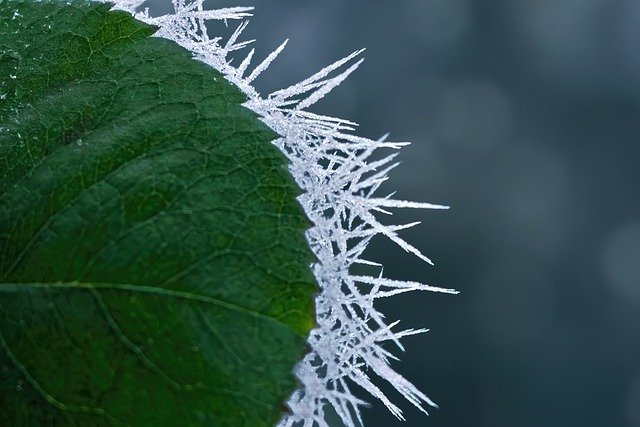
#> input picture img_sample/img2.jpg, 640 x 427 px
$ python laplacian_mask.py
#> lines starting #> are read from the running program, lines starting #| are printed output that depends on the picture; after the words box and inside, x2 and y2 are one past the last pixel; in counts of white or black regions, pixels touching at a corner belong together
import cv2
import numpy as np

def laplacian(img):
    h,w = img.shape[:2]
    laplacian_img = np.zeros((h,w))
    mask1 = np.array([[1,-2,1],[-2,4,-2],[1,-2,1]])
    mask2 = np.array([[1,-2,1],[-2,4,-2],[1,-2,1]])
    for row in range(h-3):
        for col in range(w-3):
            center_value1=0
            center_value2=0
            sum=0
            for i in range(3):
                for j in range(3):
                    center_value1 += int(img[i+row][j+col])*mask1[i][j]
                    center_value2 += int(img[i+row][j+col])*mask2[i][j]
            sum = abs(center_value1)+abs(center_value2)
            if sum > 255 : sum = 255
            laplacian_img[row+1][col+1] = sum
    return laplacian_img

img = cv2.imread('./img_sample/img2.jpg',0)
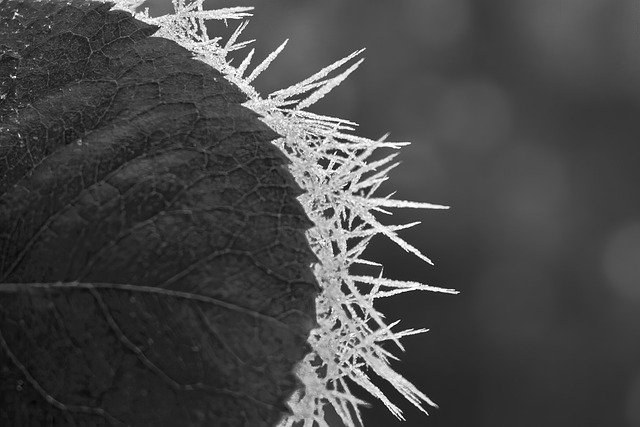
#> img: shape (427, 640); min 0, max 255, mean 71.3
laplacian_img = laplacian(img)
#> after the loop in laplacian, `for row in range(h-3):`:
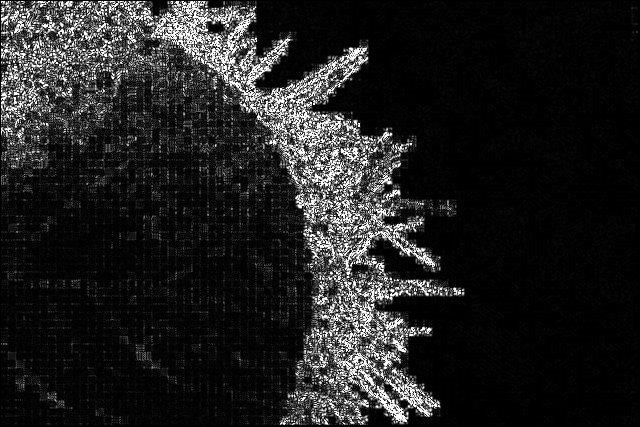
#> laplacian_img: shape (427, 640) float64; min 0, max 255, mean 32.5

cv2.imwrite('./processed_img/img2_laplacian_8_dir2.jpg',laplacian_img)
cv2.imshow('img',laplacian_img)
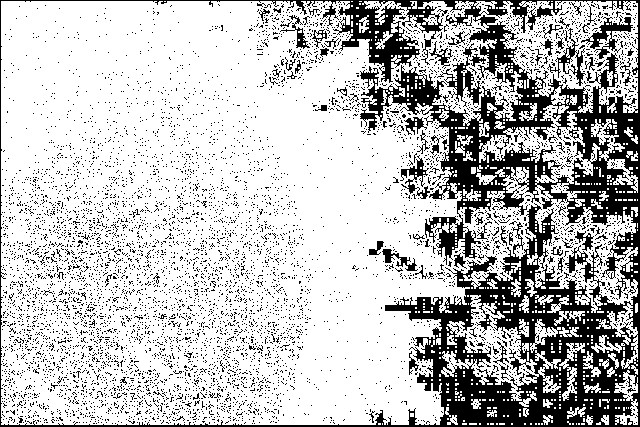
#> window 'img': shape (427, 640); 75.2% white; 6847 black regions (6772 under 20 px), largest, box (x1, y1, x2, y2) and area: (0, 0, 640, 427) 47891, (437, 43, 482, 107) 722, (581, 17, 633, 59) 645
cv2.waitKey(0)
cv2.destroyAllWindows(0)
